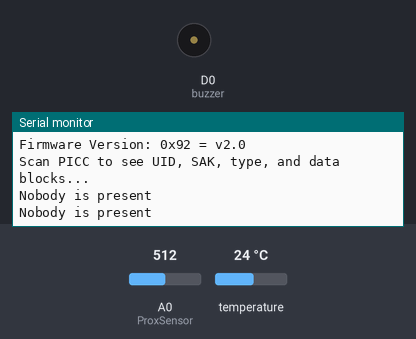
Bench run of a sketch on a simulated ESP8266 (NodeMCU). On the bench: buzzer (waves = sounding, pin HIGH), the last lines printed to the serial monitor. The inputs (shaded band) are chosen by the test bench; at power-on: A0 (ProxSensor) = 512, temperature 24 °C.

Above: at 1.2 s.
1.3 s: A0 (ProxSensor) set to 489
At 3.6 s:
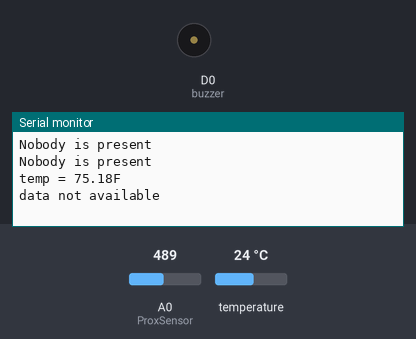
4.6 s: A0 (ProxSensor) set to 510
At 5.9 s:
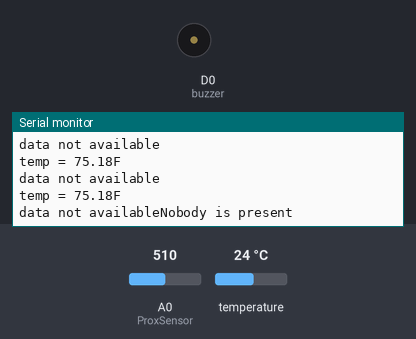

The sketch:

final_cod_building.ino
```cpp
#include <Wire.h>
#include <Adafruit_MLX90614.h> //temp sensor

#include <SPI.h>
#include <MFRC522.h> //rfid reader

int RST_PIN = D3;          // Configurable, see typical pin layout above D3
int SS_PIN  = D4;         // Configurable, see typical pin layout above D4
const int ProxSensor=A0;
const int buzzer = D0;

MFRC522 mfrc522(SS_PIN, RST_PIN);  // Create MFRC522 instance
Adafruit_MLX90614 mlx = Adafruit_MLX90614();

int irsensor();
String rfid();
int state;

void setup()

{
  pinMode(ProxSensor,INPUT);
  Serial.begin(9600);
  mlx.begin();


  Serial.begin(9600);    // Initialize serial communications with the PC
  while (!Serial);    // Do nothing if no serial port is opened (added for Arduinos based on ATMEGA32U4)
  SPI.begin();      // Init SPI bus
  mfrc522.PCD_Init();   // Init MFRC522
  delay(4);       // Optional delay. Some board do need more time after init to be ready, see Readme
  mfrc522.PCD_DumpVersionToSerial();  // Show details of PCD - MFRC522 Card Reader details
  Serial.println(F("Scan PICC to see UID, SAK, type, and data blocks..."));

  pinMode(D0,OUTPUT);

}

float temp;


void loop()
{

 if (irsensor() == 1)

 {
  Serial.print("temp = ");
  Serial.print(temp);
  Serial.print("F");
  Serial.println();
  String rfidkey = rfid();

  if (rfidkey=="")
  {
    Serial.print("data not available");
  }
   else
   {
    Serial.print(rfidkey);
     tone(buzzer, 1000); // Send 1KHz sound signal...
    delay(1000);        // ...for 1 sec
    noTone(buzzer);     // Stop sound...
    delay(5000);
    tone(buzzer, 100); // Send 1KHz sound signal...
    delay(1000);        // ...for 1 sec
    noTone(buzzer);     // Stop sound...
    delay(1000);
    }


  }

}


int irsensor()

{
  int state = analogRead(ProxSensor);
  if(state <= 500)

  {
    temp = mlx.readAmbientTempF();
    Serial.println();
    delay(1000);
    state;
    return(1);
  }
  else
  {
    Serial.println("Nobody is present");
    delay(1000);
    return(0);
  }


}


String rfid() {

  if (!mfrc522.PICC_IsNewCardPresent() || !mfrc522.PICC_ReadCardSerial())
    return("");
  // Serial.print(F("PICC type: "));
  MFRC522::PICC_Type piccType = mfrc522.PICC_GetType(mfrc522.uid.sak);
  // Serial.println(mfrc522.PICC_GetTypeName(piccType));

  // Check is the PICC of Classic MIFARE type
  if (piccType != MFRC522::PICC_TYPE_MIFARE_MINI &&
    piccType != MFRC522::PICC_TYPE_MIFARE_1K &&
    piccType != MFRC522::PICC_TYPE_MIFARE_4K) {
    Serial.println(F("Your tag is not of type MIFARE Classic."));
    return("");
  }

  String strID = "";
  for (byte rfi = 0; rfi < 4; rfi++) {
    strID +=
    (mfrc522.uid.uidByte[rfi] < 0x10 ? "0" : "") +
    String(mfrc522.uid.uidByte[rfi], HEX) +
    (rfi!=3 ? "" : "");
  }
  strID.toUpperCase();
Serial.println("place the card");

 Serial.print("Tap card rfkey: ");
  return(strID);

}
```

Measured:
- the behaviour switches between 501 and 500 on A0 (ProxSensor) (found by bisection; images 0 and 1)
- after the input at 1.3 s, the serial monitor: prints a new line after 1.8 s (image 1)
- after the input at 4.6 s, the serial monitor: prints a new line after 0.57 s (image 2)
